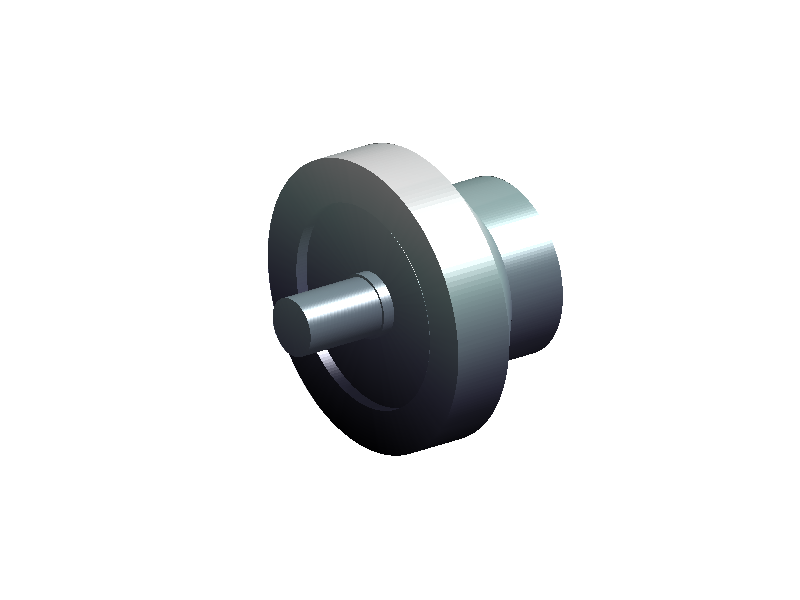

This figure's MATLAB source: (Note: this script raises an error after producing the figure.)
u = [0 0 3 3 1.75 1.75 2 2 1.75 1.75 3 4 ...
    5.25 5.25 5 5 5.25 5.25 3 3 6 6];
v = [0 .5 .5 .502 .502 .55 .55 1.75 1.75 ...
    2.5 2.5 1.5 1.5 1.4 1.4 ...
    .55 .55 .502 .502 .5 .5 0];
subplot(1, 2, 1)
plot(u, v, 'k')
axis ([-1 7 -1 3]), axis equal, axis off
title('2-D profile')

clf
figure(1)
facets = 200;
t = deg2rad(364);

Rx = [1 0 0; 0 cos(t) -sin(t); 0 sin(t) cos(t)];
Ry = [cos(t) 0 sin(t); 0 1 0; -sin(t) 0 cos(t)];
Rz = [cos(t) -sin(t) 0; sin(t) cos(t) 0; 0 0 1];

[xx tth] = meshgrid( u, linspace(0, 2*pi, facets) );
[rr tt] = meshgrid( v, 1:facets);
yy = rr .* cos(tth);
zz = rr .* sin(tth);

xyz = [xx(:)'; yy(:)'; zz(:)'];

xyzRx = Ry * xyz;
sz = size(xx);
xx1 = reshape(xyzRx(1, :), sz);
yy1 = reshape(xyzRx(2, :), sz);
zz1 = reshape(xyzRx(3, :), sz);

surf(xx1, yy1, zz1);

shading interp
axis square, axis tight, axis off
colormap bone
lightangle(60, 45)
alpha(0.8)
title('rotated object')

